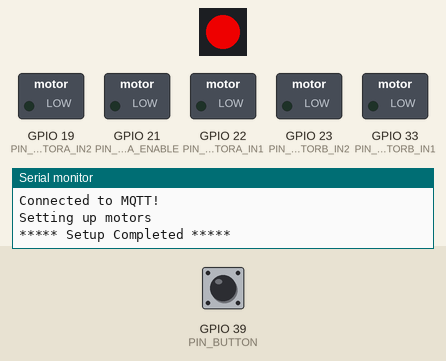
Recording of a program running on a simulated ESP32. Shown: 1 RGB LEDs in strip order, left to right, switched loads named in the program (green lamp = pin HIGH), the last lines printed to the serial monitor. The inputs (shaded band) are chosen by the test bench; at power-on: GPIO 39 (PIN_BUTTON) HIGH. Dim RGB values are drawn brighter than linear; WiFi joins after 1.5 s; servers stay silent unless stated; no MQTT or app messages arrive unless stated.

Above: at 2.7 s.
2.8 s: GPIO 39 (PIN_BUTTON) pulled LOW for 0.15 s
At 4.1 s:
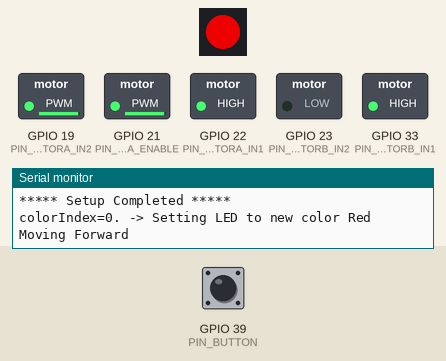
4.4 s: GPIO 39 (PIN_BUTTON) pulled LOW for 1 s
At 6.2 s:
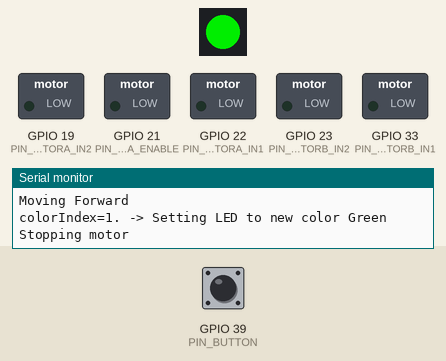
6.9 s: GPIO 39 (PIN_BUTTON) pulled LOW for 0.15 s
At 7.5 s:
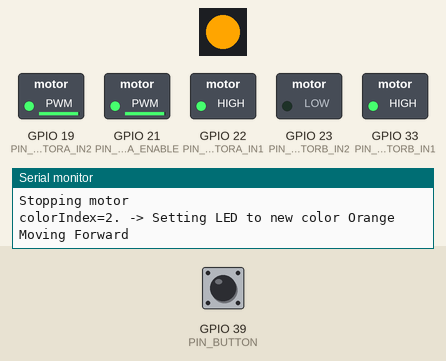
8.5 s: GPIO 39 (PIN_BUTTON) pulled LOW for 3.2 s
At 12.6 s:
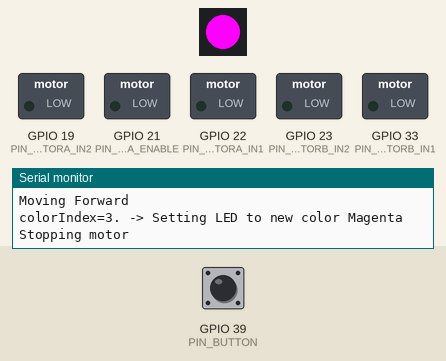
13.2 s: GPIO 39 (PIN_BUTTON) pulled LOW for 0.15 s
At 14.0 s:
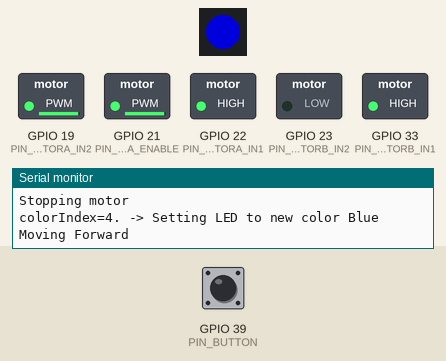
14.8 s: GPIO 39 (PIN_BUTTON) pulled LOW for 1 s
At 17.3 s:
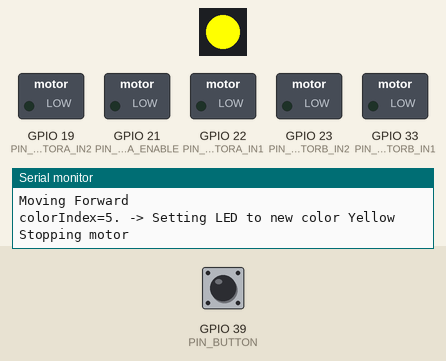
Timing chart, 0 to 18.3 s (numbered marks = the images above; inputs shaded):
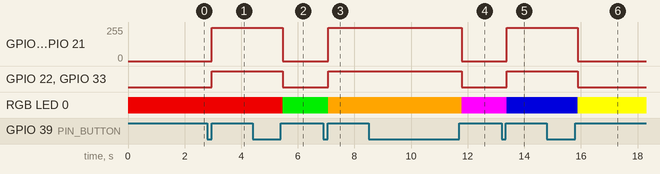

The program:

main.cpp
```cpp
#include <Arduino.h>
#include <FastLED.h>
#include <JC_Button.h>
#include <WiFi.h>
#include "Secrets.h"
#include <PubSubClient.h>

// Starting point: https://github.com/esikora/ESP32App_Alert_BLE/blob/master/src/ESP32App_Alert_BT.cpp

struct RGBColor {
  uint8_t Red;
  uint8_t Green;
  uint8_t Blue;
  char* Name;
};

// Pin assignments
const byte PIN_LEDATOM = 27; // M5Stack Atom Lite: internel Neopixel LED
const byte PIN_BUTTON = 39; // M5Stack Atom Lite: internal button

// Motor
const byte PIN_MOTORA_IN1 = 22;
const byte PIN_MOTORA_IN2 = 19;
const byte PIN_MOTORA_ENABLE = 21;
byte MotorA_Status = 0;

const byte PIN_MOTORB_IN1 = 33;
const byte PIN_MOTORB_IN2 = 23;
const byte PIN_MOTORB_ENABLE = 19;
byte MotorB_Status = 0;

// Setting PWM properties
const int MOTORA_FREQUENCY = 30000;
const int MOTORA_PWM_CHANNEL = 0;
const int MOTORA_RESOLUTION = 8;
int MotorA_DutyCycle = 200;

const int MOTORB_FREQUENCY = 30000;
const int MOTORB_PWM_CHANNEL = 0;
const int MOTORB_RESOLUTION = 8;
int MotorB_DutyCycle = 200;

// Status LED: color definitions
const RGBColor COLORS[6] = {
  RGBColor {200,   0, 0, "Red"},
  RGBColor {0,   200, 0, "Green"},
  RGBColor {255, 165, 0, "Orange"},
  RGBColor {255, 0, 255, "Magenta"},
  RGBColor {0, 0, 150, "Blue"},
  RGBColor {255, 255, 0, "Yellow"}
};

// Brightness factor for LED
uint8_t brightness = 255;

// Cycle time of main loop
const int LOOP_DELAY = 100; // ms
int loopCounter = 0;
int colorIndex = 0;
int temperatureFrequency = 300; // After how many loops do we update temperature

// Hardware gateways
CRGB ledAtom[1]; // Internal LED controller
Button Btn(PIN_BUTTON); // Internal button

void setLEDColor(RGBColor color) {
    Serial.print("Setting LED to new color ");
    Serial.println(color.Name);
    ledAtom[0].setRGB(color.Red, color.Green, color.Blue);
    FastLED.show();
}

void handleMqttMessage(char* topic, byte* payload, unsigned int length) {
  Serial.print("MQTT Message Received:");
  Serial.println(topic);
}

// Network clients
WiFiClient wifiClient;
PubSubClient mqttClient(MQTT_SERVER_IP, 1883, handleMqttMessage, wifiClient);

// Arduino setup + loop
void setup() {
  Serial.begin(115200);

  // Initialise the Button gateway
  Btn.begin();

  // Initalize the led
  FastLED.addLeds<NEOPIXEL, PIN_LEDATOM>(ledAtom, 1);
  FastLED.clear();
  FastLED.setBrightness(brightness);
  setLEDColor(COLORS[0]);

  Serial.println("Connecting to WiFi");
  WiFi.begin(WIFI_SSID, WIFI_PASSWORD);

  while (WiFi.status() != WL_CONNECTED) {
    Serial.println("Not connected to WiFi yet. Trying again...");
    delay(100);
  }

  Serial.print("Successfully connected to WiFi. ");
  Serial.print("Local IP: ");
  Serial.println(WiFi.localIP());

  Serial.println("Connecting to MQTT");

  if (mqttClient.connect("home-brains")) {
    Serial.println("Connected to MQTT!");
    mqttClient.publish("hello/", "home-brains connected!");
    mqttClient.subscribe("test/topic");
  }

  Serial.println("Setting up motors");

  pinMode(PIN_MOTORA_IN1, OUTPUT);
  pinMode(PIN_MOTORA_IN2, OUTPUT);
  pinMode(PIN_MOTORA_ENABLE, OUTPUT);

  pinMode(PIN_MOTORB_IN1, OUTPUT);
  pinMode(PIN_MOTORB_IN2, OUTPUT);
  pinMode(PIN_MOTORB_ENABLE, OUTPUT);

  // configure LED PWM functionalitites
  ledcSetup(MOTORA_PWM_CHANNEL, MOTORB_FREQUENCY, MOTORB_RESOLUTION);
  ledcSetup(MOTORB_PWM_CHANNEL, MOTORB_FREQUENCY, MOTORB_RESOLUTION);

  // attach the channel to the GPIO to be controlled
  ledcAttachPin(PIN_MOTORA_ENABLE, MOTORA_PWM_CHANNEL);
  ledcAttachPin(PIN_MOTORB_ENABLE, MOTORB_PWM_CHANNEL);

  Serial.println("***** Setup Completed *****");
}

void loop() {
  loopCounter++;

  Btn.read();

  if (Btn.wasReleased()) {
    RGBColor color = COLORS[colorIndex];
    Serial.print("colorIndex=");
    Serial.print(colorIndex);
    Serial.print(". -> ");
    setLEDColor(color);
    colorIndex++;
    if (colorIndex > 5) {
      colorIndex = 0;
    }
    mqttClient.publish("devices/esp32-test/color", color.Name);

    if (MotorB_Status == 0) {
      MotorB_Status = 1;
      Serial.println("Moving Forward");
      digitalWrite(PIN_MOTORA_IN1, HIGH);
      digitalWrite(PIN_MOTORA_IN2, LOW);
      ledcWrite(MOTORA_PWM_CHANNEL, 250);

      digitalWrite(PIN_MOTORB_IN1, HIGH);
      digitalWrite(PIN_MOTORB_IN2, LOW);
      ledcWrite(MOTORB_PWM_CHANNEL, 250);
    }
    else {
      MotorB_Status = 0;
      Serial.println("Stopping motor");
      digitalWrite(PIN_MOTORA_IN1, LOW);
      digitalWrite(PIN_MOTORA_IN2, LOW);
      ledcWrite(MOTORA_PWM_CHANNEL, 0);

      digitalWrite(PIN_MOTORB_IN1, LOW);
      digitalWrite(PIN_MOTORB_IN2, LOW);
      ledcWrite(MOTORB_PWM_CHANNEL, 0);
    }
  }

  mqttClient.loop();

  if (loopCounter > 1000)
  {
    loopCounter = 0;
  }
  delay(LOOP_DELAY);
}
```

Secrets.h
```cpp
#include <IPAddress.h>

const char *WIFI_SSID = "ghostcool";
const char *WIFI_PASSWORD = "rodo820617";
IPAddress MQTT_SERVER_IP(192,168,1,150);
```

Measured:
- after the input at 2.8 s, GPIO 19 (PIN_MOTORA_IN2), GPIO 21 (PIN_MOTORA_ENABLE): 0/255 → 249/255 after 0.17 s; GPIO 22 (PIN_MOTORA_IN1), GPIO 33 (PIN_MOTORB_IN1): LOW → HIGH after 0.17 s
- after the input at 4.4 s, GPIO 19 (PIN_MOTORA_IN2), GPIO 21 (PIN_MOTORA_ENABLE): 249/255 → 0/255 after 1.1 s; GPIO 22 (PIN_MOTORA_IN1), GPIO 33 (PIN_MOTORB_IN1): HIGH → LOW after 1.1 s; RGB LED 0: RGB(200, 0, 0) → RGB(0, 200, 0) after 1.1 s
- after the input at 6.9 s, GPIO 19 (PIN_MOTORA_IN2), GPIO 21 (PIN_MOTORA_ENABLE): 0/255 → 249/255 after 0.17 s; GPIO 22 (PIN_MOTORA_IN1), GPIO 33 (PIN_MOTORB_IN1): LOW → HIGH after 0.17 s; RGB LED 0: RGB(0, 200, 0) → RGB(255, 165, 0) after 0.18 s
- after the input at 8.5 s, GPIO 19 (PIN_MOTORA_IN2), GPIO 21 (PIN_MOTORA_ENABLE): 249/255 → 0/255 after 3.3 s; GPIO 22 (PIN_MOTORA_IN1), GPIO 33 (PIN_MOTORB_IN1): HIGH → LOW after 3.3 s; RGB LED 0: RGB(255, 165, 0) → RGB(255, 0, 255) after 3.3 s
- after the input at 13.2 s, GPIO 19 (PIN_MOTORA_IN2), GPIO 21 (PIN_MOTORA_ENABLE): 0/255 → 249/255 after 0.19 s; GPIO 22 (PIN_MOTORA_IN1), GPIO 33 (PIN_MOTORB_IN1): LOW → HIGH after 0.19 s; RGB LED 0: RGB(255, 0, 255) → RGB(0, 0, 150) after 0.19 s
- after the input at 14.8 s, GPIO 19 (PIN_MOTORA_IN2), GPIO 21 (PIN_MOTORA_ENABLE): 249/255 → 0/255 after 1.1 s; GPIO 22 (PIN_MOTORA_IN1), GPIO 33 (PIN_MOTORB_IN1): HIGH → LOW after 1.1 s; RGB LED 0: RGB(0, 0, 150) → RGB(255, 255, 0) after 1.1 s
